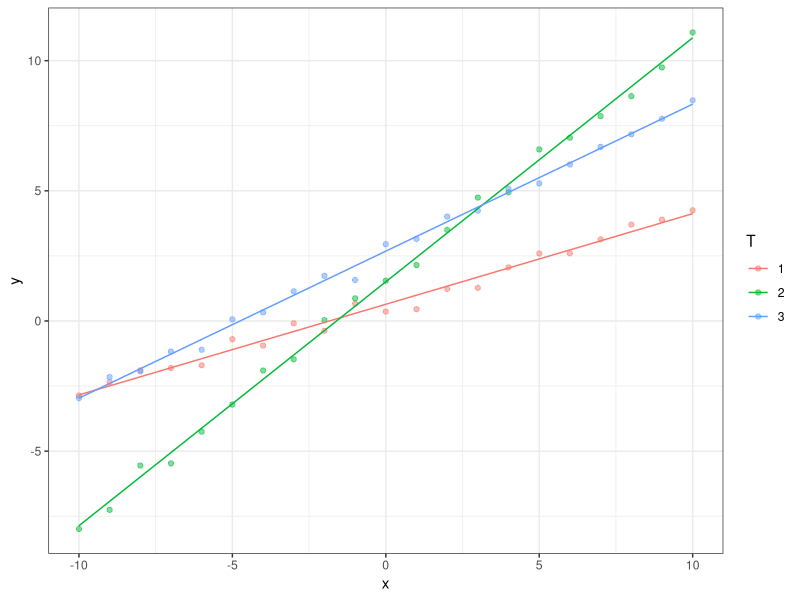

Here is the R script that generated this plot:
## ---- chunk 1

## ---- chunk 2
urlConfirmed <- "https://raw.githubusercontent.com/CSSEGISandData/COVID-19/master/csse_covid_19_data/csse_covid_19_time_series/time_series_covid19_confirmed_global.csv"
urlDeaths <- "https://raw.githubusercontent.com/CSSEGISandData/COVID-19/master/csse_covid_19_data/csse_covid_19_time_series/time_series_covid19_deaths_global.csv"

## ---- chunk 3

## ---- chunk 4

## ---- chunk 5

## ---- chunk 6

## ---- chunk 7

## ---- chunk 8

## ---- chunk 9
library(broom)
library(tidyverse)
library(ggplot2)
theme_set(theme_bw())
# Create fake data
a <- seq(-10,10,1)
d <- tibble(x=rep(a,3),
            y=c(a*runif(1)+runif(length(a)),
                a*runif(1)+1+runif(length(a)),
                a*runif(1)+2+runif(length(a))),
            T=factor(rep(1:3,each=length(a)))
            )
# Fit the data using nls() by nesting
d_fit <- d %>% 
    nest(data=-T) %>% 
    mutate(fit=map(data, ~ nls(data = .,
                   y~x*A+B, 
                   start=list(A=1, B=1))),
           tidied = map(fit, tidy),
           augmented = map(fit, augment))
d_fit
d_fit %>% unnest(augmented)
d_fit %>% unnest(tidied)
d_fit %>% unnest(tidied) %>% 
  select(T, term, estimate, std.error) %>% 
  pivot_wider(names_from = term, 
              values_from = c(estimate,std.error))
ggplot(data=d, aes(x=x, y=y, col=T))+
    geom_point(alpha=0.5) + 
    geom_line(data=d_fit %>% unnest(augmented), 
        aes(x=x,y=.fitted, col=T))
## ---- chunk 10

